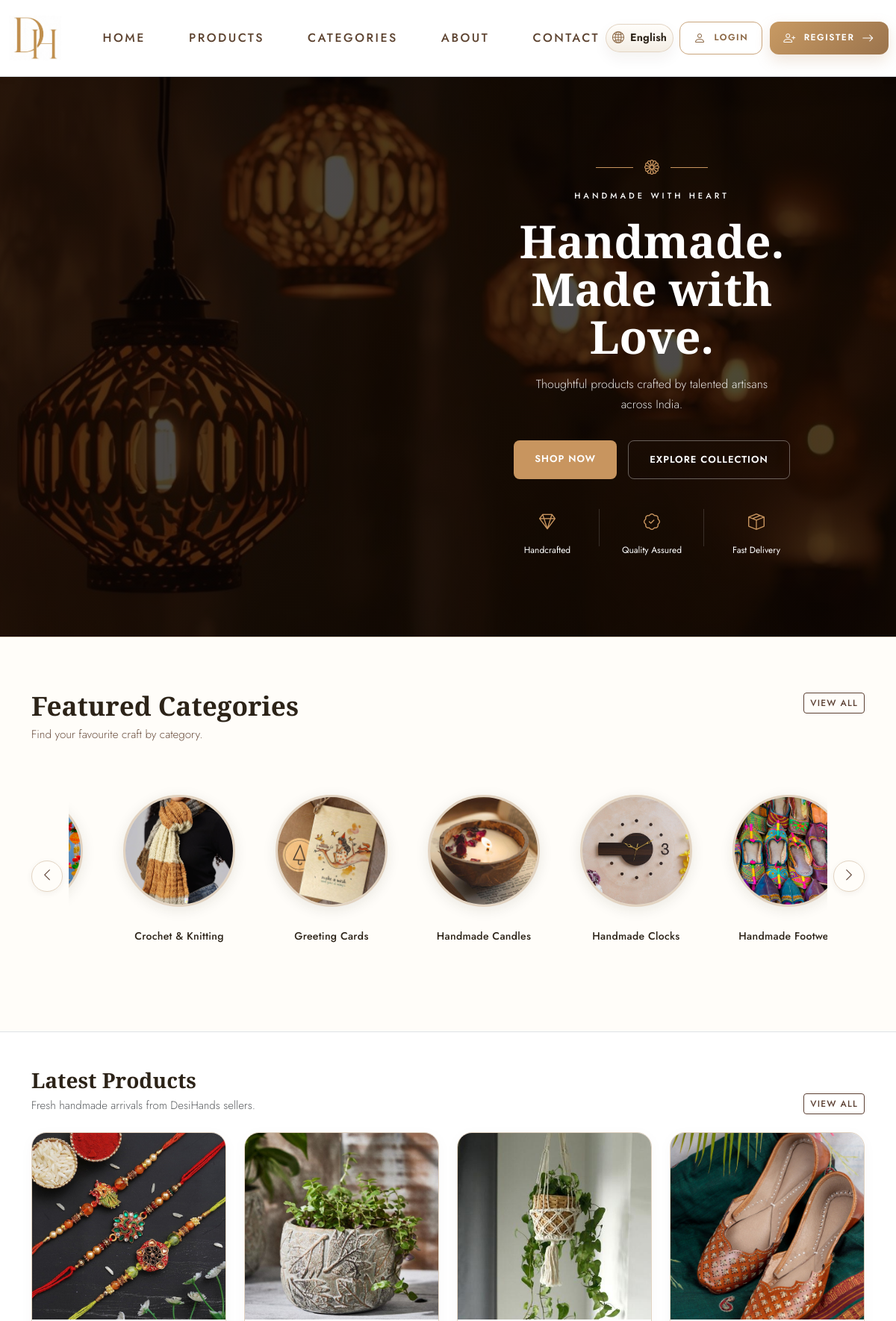
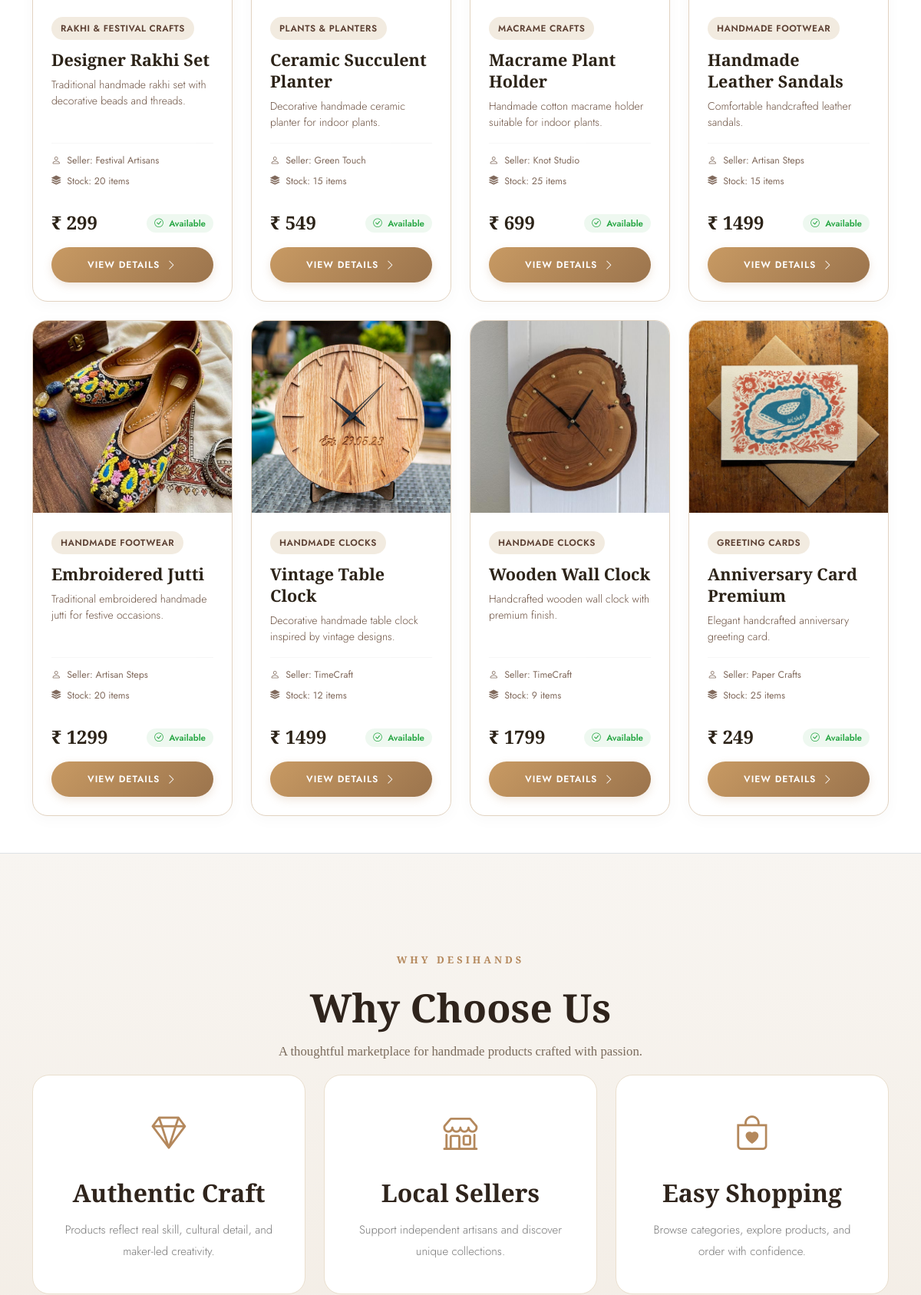
The page / (upper part) on the database its author committed (2 pictures, top to bottom).
### core/models.py (models this page shows, shortened)
class Category(models.Model):
    name_en = models.CharField(max_length=100)
    name_hi = models.CharField(max_length=100, blank=True, default="")
    image = models.ImageField(upload_to="category_images/", blank=True, null=True)
    description_en = models.TextField()
    description_hi = models.TextField(blank=True, default="")
    created_at = models.DateTimeField(auto_now_add=True)
    class Meta:
        ordering = ["name_en"]
        verbose_name = "Category"
        verbose_name_plural = "Categories"
    @property
    def name(self):
        from django.utils.translation import get_language
        if get_language() == "hi":
            return self.name_hi or self.name_en
        return self.name_en or self.name_hi

class Product(models.Model):
    category = models.ForeignKey(
        Category,
        on_delete=models.CASCADE,
        related_name="products",
    )
    product_name_en = models.CharField(max_length=150)
    product_name_hi = models.CharField(max_length=150, blank=True, default="")
    product_image = models.ImageField(
        upload_to="product_images/", blank=True, null=True
    )
    price = models.DecimalField(max_digits=10, decimal_places=2)
    stock = models.PositiveIntegerField()
    description_en = models.TextField()
    description_hi = models.TextField(blank=True, default="")
    seller_name = models.CharField(max_length=150)
    created_at = models.DateTimeField(auto_now_add=True)
    is_available = models.BooleanField(default=True)
    class Meta:
        ordering = ["-created_at"]
        verbose_name = "Product"
        verbose_name_plural = "Products"
    @property
    def product_name(self):
        from django.utils.translation import get_language
        if get_language() == "hi":
            return self.product_name_hi or self.product_name_en
        return self.product_name_en or self.product_name_hi
    @property
    def description(self):
        from django.utils.translation import get_language
        if get_language() == "hi":
            return self.description_hi or self.description_en
        return self.description_en or self.description_hi

### core/views.py (the view)
# urls.py: path("", views.home_view, name="home"),
def home_view(request):
    featured_categories = Category.objects.all()
    latest_products = (
        Product.objects.select_related("category").filter(is_available=True)[:8]
    )
    context = {
        "featured_categories": featured_categories,
        "latest_products": latest_products,
    }
    return render(request, "core/home.html", context)

### core/context_processors.py (called while the page is built)
def cart_count(request):
    registration_id = request.session.get("registration_id")
    if not registration_id:
        return {"cart_count": 0}
    quantities = Cart.objects.filter(user_id=registration_id).values_list(
        "quantity", flat=True
    )
    return {"cart_count": sum(quantities)}

def currency_context(request):
    currency = get_user_currency(request)
    return {
        "currency_code": currency["code"],
        "currency_symbol": currency["symbol"],
        "currency_rate": currency["rate"],
    }

### core/currency_utils.py (called while the page is built, shortened)
def get_user_currency(request):
    if not request:
        return {"code": "INR", "symbol": "₹", "rate": 1.0}
    if "currency_code" in request.session:
        return {
            "code": request.session["currency_code"],
            "symbol": request.session["currency_symbol"],
            "rate": request.session["currency_rate"],
        }
    registration_id = request.session.get("registration_id")
    return {"code": "INR", "symbol": "₹", "rate": 1.0}

def convert_price(amount, request=None):
    if amount is None:
        return ""
    try:
        amount_float = float(amount)
    except (ValueError, TypeError):
        return amount
    currency = get_user_currency(request)
    converted = amount_float * currency["rate"]
    if currency["code"] == "INR":
        return f"{currency['symbol']} {int(round(converted))}"
    else:
        return f"{currency['symbol']} {converted:.2f}"

### core/templatetags/currency_filters.py (called while the page is built)
@register.filter(name='convert_price')
def convert_price_filter(value, request=None):
    return convert_price(value, request)

### templates/core/home.html (shortened to what this page needs)
{% extends "base.html" %}
{% load i18n %}
{% load currency_filters %}
{% block content %}
<div id="page-content" style="display:none;">
<section class="home-hero">
    <div class="container">
        <div class="hero-wrapper">
            <div class="hero-content">
                <div class="hero-top">
                    <div class="hero-divider"></div>
                    <div class="hero-icon"><i class="bi bi-flower1"></i></div>
                    <div class="hero-divider"></div>
                </div>
                <div class="hero-label">{% translate "HANDMADE WITH HEART" %}</div>
                <h1 class="hero-title">
                    {% translate "Handmade." %}<br>{% translate "Made with Love." %}
                </h1>
                <p class="hero-subtitle">
                    {% translate "Thoughtful products crafted by talented artisans across India." %}
                </p>
                <div class="hero-buttons">
                    <a href="{% url 'core:product_list' %}" class="hero-btn-primary">{% translate "SHOP NOW" %}</a>
                    <a href="{% url 'core:category_list' %}" class="hero-btn-outline">{% translate "EXPLORE COLLECTION" %}</a>
                </div>
                <div class="hero-features">
                    <div class="feature-item">
                        <div class="feature-icon"><i class="bi bi-gem"></i></div>
                        <span>{% translate "Handcrafted" %}</span>
                    </div>
                    <div class="feature-item">
                        <div class="feature-icon"><i class="bi bi-patch-check"></i></div>
                        <span>{% translate "Quality Assured" %}</span>
                    </div>
                    <div class="feature-item">
                        <div class="feature-icon"><i class="bi bi-box-seam"></i></div>
                        <span>{% translate "Fast Delivery" %}</span>
                    </div>
                </div>
            </div>
        </div>
    </div>
</section>
<section class="categories-section">
  <div class="container">
    <div class="d-flex flex-column flex-md-row justify-content-between align-items-md-start gap-3 mb-5">
      <div>
        <h2 class="section-heading">{% translate "Featured Categories" %}</h2>
        <p class="section-subtext">{% translate "Find your favourite craft by category." %}</p>
      </div>
      <a class="btn btn-outline-dark btn-sm mt-md-1" href="{% url 'core:category_list' %}">{% translate "View All" %}</a>
    </div>
    {% if featured_categories %}
      <div class="categories-scroll-wrapper">
        <button type="button" class="categories-scroll-arrow categories-scroll-arrow-left" aria-label="Scroll left">
          <i class="bi bi-chevron-left"></i>
        </button>
        <div class="categories-row-container" style="overflow: hidden; flex: 1; min-width: 0;">
          <div class="categories-circle-row" id="categoriesRow" style="display: flex; flex-wrap: nowrap; width: max-content; gap: 44px; padding: 20px 8px; will-change: transform;">
            {% for category in featured_categories %}
              <a href="{% url 'core:product_list' %}?category={{ category.pk }}" class="category-circle-item">
                <div class="category-circle">
                  {% if category.image %}
                    <img src="{{ category.image.url }}" alt="{{ category.name }}">
                  {% else %}
                    <div class="category-circle-placeholder">
                      <span>{{ category.name|slice:":1" }}</span>
                    </div>
                  {% endif %}
                </div>
                <span class="category-circle-name">{{ category.name }}</span>
              </a>
            {% endfor %}
          </div>
        </div>
        <button type="button" class="categories-scroll-arrow categories-scroll-arrow-right" aria-label="Scroll right">
          <i class="bi bi-chevron-right"></i>
        </button>
      </div>
    {% else %}
      <div class="text-center py-4">
        <p class="section-subtext">{% translate "Featured categories will appear here once added." %}</p>
      </div>
    {% endif %}
  </div>
</section>
<section class="py-5 bg-white border-top border-bottom">
    <div class="container">
        <div class="d-flex flex-column flex-md-row justify-content-between align-items-md-end gap-3 mb-4">
            <div>
                <h2 class="h3 mb-1" style="font-family: var(--font-display); font-weight: 700; color: var(--brown-dark);">{% translate "Latest Products" %}</h2>
                <p class="text-muted mb-0">{% translate "Fresh handmade arrivals from DesiHands sellers." %}</p>
            </div>
            <a class="btn btn-outline-dark btn-sm mt-md-1" href="{% url 'core:product_list' %}">{% translate "View All" %}</a>
        </div>
        {% if latest_products %}
            <div class="row row-cols-1 row-cols-md-2 row-cols-lg-4 g-4">
                {% for product in latest_products %}
                    <div class="col">
                        <div class="product-grid-card">
                            <div class="card-img-wrapper">
                                {% if product.product_image %}
                                    <img src="{{ product.product_image.url }}" alt="{{ product.product_name }}">
                                {% else %}
                                    <div class="product-image-placeholder">
                                        <span>{{ product.product_name|slice:":1" }}</span>
                                    </div>
                                {% endif %}
                            </div>
                            <div class="card-details-wrapper">
                                <span class="badge-category">{{ product.category.name }}</span>
                                <h3 class="product-name-heading">{{ product.product_name }}</h3>
                                <p class="product-desc-text">{{ product.description }}</p>
                                <div class="product-meta-details">
                                    <span><i class="bi bi-person me-1"></i> {% translate "Seller" %}: {{ product.seller_name }}</span>
                                    <span><i class="bi bi-stack me-1"></i> {% translate "Stock" %}: {{ product.stock }} {% translate "items" %}</span>
                                </div>
                            </div>
                            <div class="card-bottom-wrapper">
                                <div class="price-availability-row">
                                    <div class="product-price-display">{{ product.price|convert_price:request }}</div>
                                    <div>
                                        {% if product.is_available %}
                                            <span class="badge-availability badge-available">
                                                <i class="bi bi-check-circle me-1"></i> {% translate "Available" %}
                                            </span>
                                        {% else %}
                                            <span class="badge-availability badge-unavailable">
                                                <i class="bi bi-dash-circle me-1"></i> {% translate "Out of Stock" %}
                                            </span>
                                        {% endif %}
                                    </div>
                                </div>
                                <a class="product-details-btn" href="{% url 'core:product_detail' product.id %}">
                                    <span>{% translate "View Details" %}</span>
                                    <i class="bi bi-chevron-right"></i>
                                </a>
                            </div>
                        </div>
                    </div>
                {% endfor %}
            </div>
        {% else %}
            <div class="border rounded-3 p-4 text-center">
                <p class="text-muted mb-0">{% translate "Latest products will appear here once added." %}</p>
            </div>
        {% endif %}
    </div>
</section>
<section class="why-section">
    <div class="container">
        <div class="section-heading">
            <span>{% translate "WHY DESIHANDS" %}</span>
            <h2>{% translate "Why Choose Us" %}</h2>
            <p>{% translate "A thoughtful marketplace for handmade products crafted with passion." %}</p>
        </div>
        <div class="row g-4">
            <div class="col-lg-4">
                <div class="feature-card">
                    <i class="bi bi-gem"></i>
                    <h4>{% translate "Authentic Craft" %}</h4>
                    <p>{% translate "Products reflect real skill, cultural detail, and maker-led creativity." %}</p>
                </div>
            </div>
            <div class="col-lg-4">
                <div class="feature-card">
                    <i class="bi bi-shop"></i>
                    <h4>{% translate "Local Sellers" %}</h4>
                    <p>{% translate "Support independent artisans and discover unique collections." %}</p>
                </div>
            </div>
            <div class="col-lg-4">
                <div class="feature-card">
                    <i class="bi bi-bag-heart"></i>
                    <h4>{% translate "Easy Shopping" %}</h4>
                    <p>{% translate "Browse categories, explore products, and order with confidence." %}</p>
                </div>
            </div>
        </div>
    </div>
</section>
</div>
{% endblock %}

### templates/core/home.html (style rules this page uses)
#page-content { transition: opacity 0.3s ease; }

### rows shown on the page
Category: image (picture), name "Crochet & Knitting"
Category: image (picture), name "Greeting Cards"
Category: image (picture), name "Handmade Candles"
Category: image (picture), name "Handmade Clocks"
Category: image (picture), name "Handmade…"
Category: image (picture)
Product: product_image (picture), category.name "RAKHI & FESTIVAL CRAFTS", product_name "Designer Rakhi Set", description "Traditional handmade rakhi set with decorative beads and threads.", seller_name "Festival Artisans", stock "20", price|convert_price "₹ 299"
Product: product_image (picture), category.name "PLANTS & PLANTERS", product_name "Ceramic Succulent Planter", description "Decorative handmade ceramic planter for indoor plants.", seller_name "Green Touch", stock "15", price|convert_price "₹ 549"
Product: product_image (picture), category.name "MACRAME CRAFTS", product_name "Macrame Plant Holder", description "Handmade cotton macrame holder suitable for indoor plants.", seller_name "Knot Studio", stock "25", price|convert_price "₹ 699"
Product: product_image (picture), category.name "HANDMADE FOOTWEAR", product_name "Handmade Leather Sandals", description "Comfortable handcrafted leather sandals.", seller_name "Artisan Steps", stock "15", price|convert_price "₹ 1499"
Product: product_image (picture), category.name "HANDMADE FOOTWEAR", product_name "Embroidered Jutti", description "Traditional embroidered handmade jutti for festive occasions.", seller_name "Artisan Steps", stock "20", price|convert_price "₹ 1299"
Product: product_image (picture), category.name "HANDMADE CLOCKS", product_name "Vintage Table Clock", description "Decorative handmade table clock inspired by vintage designs.", seller_name "TimeCraft", stock "12", price|convert_price "₹ 1499"
Product: product_image (picture), category.name "HANDMADE CLOCKS", product_name "Wooden Wall Clock", description "Handcrafted wooden wall clock with premium finish.", seller_name "TimeCraft", stock "9", price|convert_price "₹ 1799"
Product: product_image (picture), category.name "GREETING CARDS", product_name "Anniversary Card Premium", description "Elegant handcrafted anniversary greeting card.", seller_name "Paper Crafts", stock "25", price|convert_price "₹ 249"
